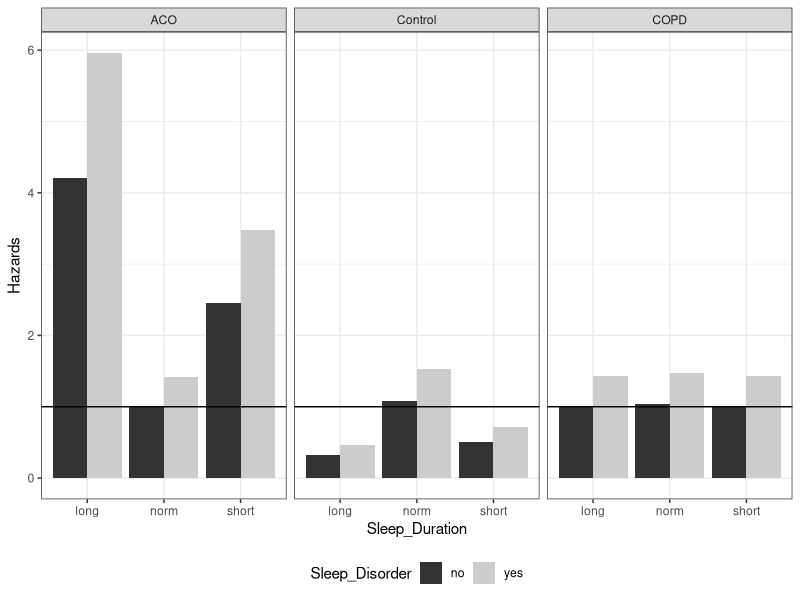

Recreate this plot in R.
library(tidyverse)

DAT<-
tribble(
~Disease_Group,~Sleep_Duration,~Sleep_Disorder,~Hazards,
"ACO","long","yes",5.96,
"ACO","long","no",4.21,
"ACO","norm","yes",1.41,
"ACO","norm","no",1,
"ACO","short","yes",3.48,
"ACO","short","no",2.46,
"COPD","long","yes",1.43,
"COPD","long","no",1.014,
"COPD","norm","yes",1.48,
"COPD","norm","no",1.045,
"COPD","short","yes",1.43,
"COPD","short","no",1.012,
"Control","long","yes",0.46,
"Control","long","no",0.32,
"Control","norm","yes",1.53,
"Control","norm","no" ,1.08,
"Control","short","yes",0.71,
"Control","short","no",0.5)

ggplot(DAT, aes(fill=Sleep_Disorder, y=Hazards, x=Sleep_Duration))+ 
  geom_bar(position='dodge', stat='identity')+ facet_grid(~Disease_Group)+
theme_bw()+geom_hline(yintercept=1)+theme(legend.position="bottom")+scale_fill_grey()
